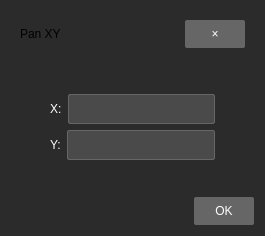
<?xml version="1.0" encoding="UTF-8"?>
<ui version="4.0">
 <class>PanXYDialog</class>
 <widget class="QDialog" name="PanXYDialog">
  <property name="geometry">
   <rect>
    <x>0</x>
    <y>0</y>
    <width>265</width>
    <height>154</height>
   </rect>
  </property>
  <property name="windowTitle">
   <string>Pan XY</string>
  </property>
  <property name="styleSheet">
   <string notr="true">QDialog {
    background-color: #2b2b2b;
    border-radius: 4px;
}
QDialogTitleBar {
    background-color: #ffffff;
    border-top-left-radius: 4px;
    border-top-right-radius: 4px;
    height: 28px;
    padding-left: 8px;
    padding-right: 8px;
    gap: 6px;
}
QDialogTitleBar QLabel {
    color: #000000;
    font-weight: bold;
}
QDialogTitleBar QPushButton {
    background-color: transparent;
    border: none;
    color: #000000;
}
QDialogTitleBar QPushButton:hover {
    color: #ff0000;
}
QGroupBox {
    background-color: transparent;
    border: none;
    padding-top: 22px;
    padding-right: 30px;
    padding-bottom: 22px;
    padding-left: 30px;
    gap: 10px;
}
QGroupBox QLabel {
    color: #ffffff;
}
QGroupBox QLineEdit {
    background-color: #4a4a4a;
    color: #ffffff;
    border: 1px solid #666666;
    border-radius: 2px;
    height: 20px;
    padding-top: 4px;
    padding-right: 10px;
    padding-bottom: 4px;
    padding-left: 10px;
    gap: 10px;
}
QPushButton {
    background-color: #666666;
    color: #ffffff;
    border: none;
    border-radius: 2px;
    height: 28px;
    width: 60px;
}
QPushButton:hover {
    background-color: #888888;
}
</string>
  </property>
  <layout class="QVBoxLayout" name="verticalLayout">
   <item>
    <widget class="QWidget" name="titleBar" native="true">
     <layout class="QHBoxLayout" name="horizontalLayout">
      <item>
       <widget class="QLabel" name="titleLabel">
        <property name="text">
         <string>Pan XY</string>
        </property>
       </widget>
      </item>
      <item>
       <spacer name="horizontalSpacer">
        <property name="orientation">
         <enum>Qt::Horizontal</enum>
        </property>
        <property name="sizeHint" stdset="0">
         <size>
          <width>40</width>
          <height>20</height>
         </size>
        </property>
       </spacer>
      </item>
      <item>
       <widget class="QPushButton" name="closeButton">
        <property name="text">
         <string>×</string>
        </property>
       </widget>
      </item>
     </layout>
    </widget>
   </item>
   <item>
    <widget class="QGroupBox" name="groupBox">
     <layout class="QVBoxLayout" name="verticalLayout_2">
      <item>
       <layout class="QHBoxLayout" name="horizontalLayout_2">
        <item>
         <widget class="QLabel" name="xLabel">
          <property name="text">
           <string>X:</string>
          </property>
         </widget>
        </item>
        <item>
         <widget class="QLineEdit" name="xLineEdit"/>
        </item>
       </layout>
      </item>
      <item>
       <layout class="QHBoxLayout" name="horizontalLayout_3">
        <item>
         <widget class="QLabel" name="yLabel">
          <property name="text">
           <string>Y:</string>
          </property>
         </widget>
        </item>
        <item>
         <widget class="QLineEdit" name="yLineEdit"/>
        </item>
       </layout>
      </item>
     </layout>
    </widget>
   </item>
   <item>
    <layout class="QHBoxLayout" name="horizontalLayout_4">
     <item>
      <spacer name="horizontalSpacer_2">
       <property name="orientation">
        <enum>Qt::Horizontal</enum>
       </property>
       <property name="sizeHint" stdset="0">
        <size>
         <width>40</width>
         <height>20</height>
        </size>
       </property>
      </spacer>
     </item>
     <item>
      <widget class="QPushButton" name="okButton">
       <property name="text">
        <string>OK</string>
       </property>
      </widget>
     </item>
    </layout>
   </item>
  </layout>
 </widget>
 <resources/>
 <connections>
  <connection>
   <sender>closeButton</sender>
   <signal>clicked()</signal>
   <receiver>PanXYDialog</receiver>
   <slot>reject()</slot>
   <hints>
    <hint type="sourcelabel">
     <x>242</x>
     <y>14</y>
    </hint>
    <hint type="destinationlabel">
     <x>131</x>
     <y>141</y>
    </hint>
   </hints>
  </connection>
  <connection>
   <sender>okButton</sender>
   <signal>clicked()</signal>
   <receiver>PanXYDialog</receiver>
   <slot>accept()</slot>
   <hints>
    <hint type="sourcelabel">
     <x>207</x>
     <y>122</y>
    </hint>
    <hint type="destinationlabel">
     <x>131</x>
     <y>141</y>
    </hint>
   </hints>
  </connection>
 </connections>
</ui>
